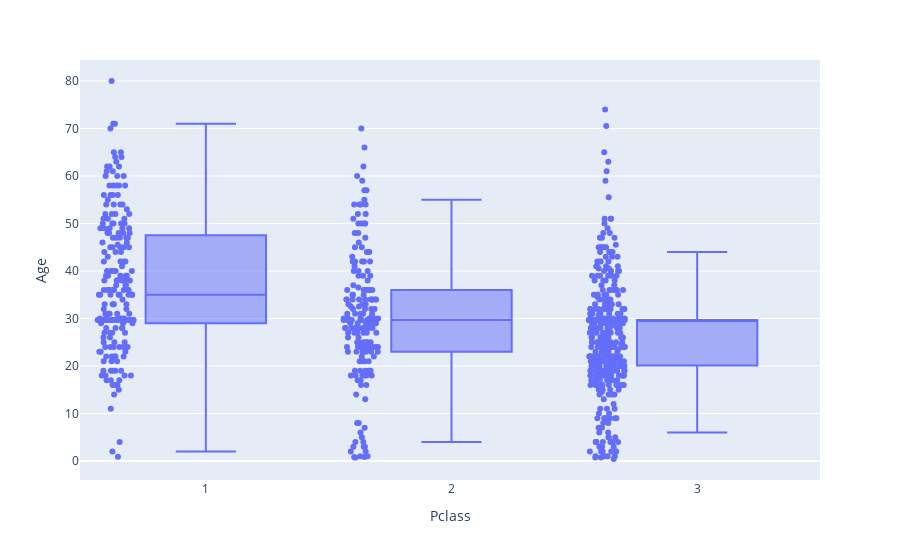

The code cell stored with this chart in its notebook:
### Markdown cell above
|Aspect|Elaboration|
|-|-|
|justification of chart||
|results||

### Code cell
fig = px.box(df, x='Pclass', y="Age", points="all")
fig.show()

### Figure 1 — Plotly figure (JSON) as saved in the notebook; plotly's stock layout.template omitted (floating-point values rounded to 4 significant figures; data arrays with more than 128 entries replaced by an {"elided": "..."} marker saying what was removed)
{"data": [{"alignmentgroup": "True", "boxpoints": "all", "hovertemplate": "Pclass=%{x}<br>Age=%{y}<extra></extra>", "legendgroup": "", "marker": {"color": "#636efa"}, "name": "", "notched": false, "offsetgroup": "", "orientation": "v", "showlegend": false, "type": "box", "x": {"elided": "891 int values"}, "x0": " ", "xaxis": "x", "y": {"elided": "891 float values"}, "y0": " ", "yaxis": "y"}], "layout": {"boxmode": "group", "legend": {"tracegroupgap": 0}, "margin": {"t": 60}, "xaxis": {"anchor": "y", "domain": [0, 1], "title": {"text": "Pclass"}}, "yaxis": {"anchor": "x", "domain": [0, 1], "title": {"text": "Age"}}}}
